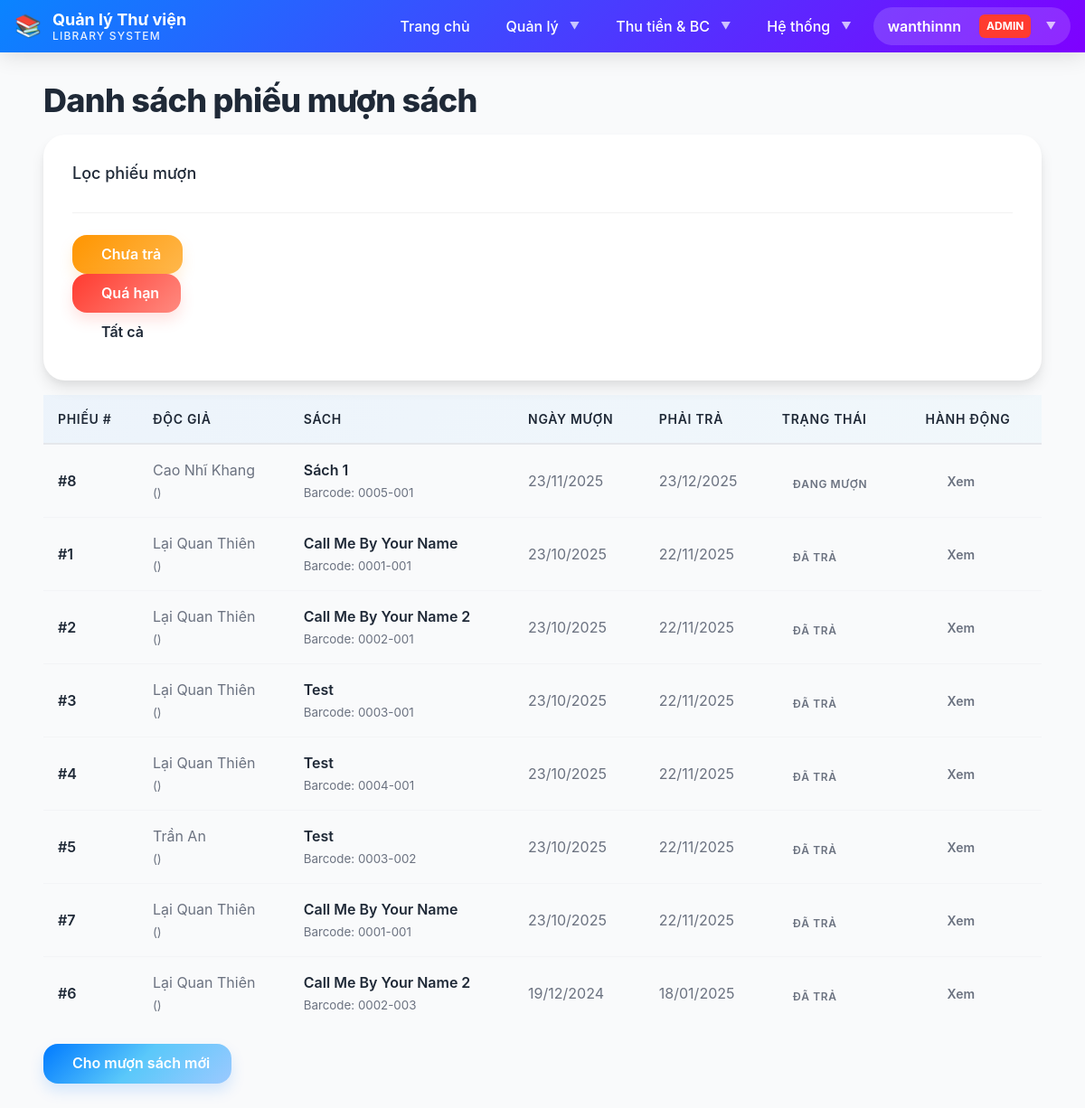
Page /books/borrow/?status=all (signed in) on the committed database.
### LibraryApp/models.py (models this page shows, shortened)
class BorrowReturnReceipt(models.Model):
    reader = models.ForeignKey(
        Reader,
        on_delete=models.PROTECT,
        related_name='borrow_receipts',
        verbose_name='Độc giả'
    )
    book_item = models.ForeignKey(
        BookItem,
        on_delete=models.PROTECT,
        related_name='borrow_receipts',
        verbose_name='Cuốn sách'
    )
    borrow_date = models.DateTimeField(
        default=timezone.now,
        verbose_name='Ngày mượn'
    )
    due_date = models.DateTimeField(
        verbose_name='Ngày phải trả'
    )
    return_date = models.DateTimeField(
        null=True,
        blank=True,
        verbose_name='Ngày thực trả'
    )
    fine_amount = models.IntegerField(
        default=0,
        validators=[MinValueValidator(0)],
        verbose_name='Tiền phạt trả trễ'
    )
    notes = models.TextField(
        blank=True,
        verbose_name='Ghi chú'
    )
    created_at = models.DateTimeField(auto_now_add=True, verbose_name='Ngày tạo')
    updated_at = models.DateTimeField(auto_now=True, verbose_name='Ngày cập nhật')
    class Meta:
        db_table = 'borrow_return_receipt'
        verbose_name = 'Phiếu mượn/trả sách'
        verbose_name_plural = 'Phiếu mượn/trả sách'
        ordering = ['-borrow_date']
        indexes = [
            models.Index(fields=['reader']),
            models.Index(fields=['book_item']),
            models.Index(fields=['-borrow_date']),
            models.Index(fields=['return_date']),
        ]
    @property
    def is_returned(self):
        return self.return_date is not None
    @property
    def is_overdue(self):
        if self.is_returned:
            return self.return_date > self.due_date
        return timezone.now() > self.due_date

class Reader(models.Model):
    reader_name = models.CharField(
        max_length=255,
        verbose_name='Tên độc giả'
    )
    reader_type = models.ForeignKey(
        ReaderType,
        on_delete=models.PROTECT,
        verbose_name='Loại độc giả',
        related_name='readers'
    )
    date_of_birth = models.DateField(
        verbose_name='Ngày sinh'
    )
    address = models.TextField(
        verbose_name='Địa chỉ'
    )
    email = models.EmailField(
        verbose_name='Email',
        unique=True
    )
    phone_number = models.CharField(
        max_length=15,
        verbose_name='Số điện thoại',
        blank=True,
        null=True
    )
    card_creation_date = models.DateTimeField(
        verbose_name='Ngày lập thẻ',
        default=timezone.now
    )
    expiration_date = models.DateTimeField(
        verbose_name='Ngày hết hạn thẻ'
    )
    total_debt = models.PositiveIntegerField(
        verbose_name='Tổng nợ (VNĐ)',
        default=0,
        validators=[MinValueValidator(0)]
    )
    is_active = models.BooleanField(
        verbose_name='Đang hoạt động',
        default=True
    )
    created_at = models.DateTimeField(auto_now_add=True)
    updated_at = models.DateTimeField(auto_now=True)
    class Meta:
        db_table = 'reader'
        verbose_name = 'Độc giả'
        verbose_name_plural = 'Độc giả'
        ordering = ['-card_creation_date']
        indexes = [
            models.Index(fields=['email']),
            models.Index(fields=['reader_type']),
            models.Index(fields=['is_active']),
        ]

class BookItem(models.Model):
    book = models.ForeignKey(
        Book,
        on_delete=models.PROTECT,
        verbose_name='Sách',
        related_name='book_items'
    )
    is_borrowed = models.BooleanField(
        verbose_name='Đang được mượn',
        default=False
    )
    barcode = models.CharField(
        max_length=50,
        verbose_name='Mã vạch',
        unique=True,
        blank=True,
        null=True
    )
    notes = models.TextField(
        verbose_name='Ghi chú',
        blank=True,
        null=True
    )
    created_at = models.DateTimeField(auto_now_add=True)
    updated_at = models.DateTimeField(auto_now=True)
    class Meta:
        db_table = 'book_item'
        verbose_name = 'Cuốn sách'
        verbose_name_plural = 'Các cuốn sách'
        ordering = ['book', 'id']
        indexes = [
            models.Index(fields=['book']),
            models.Index(fields=['is_borrowed']),
        ]

class Book(models.Model):
    book_title = models.ForeignKey(
        BookTitle,
        on_delete=models.PROTECT,
        verbose_name='Tựa sách',
        related_name='books'
    )
    quantity = models.PositiveIntegerField(
        verbose_name='Số lượng',
        default=1,
        validators=[MinValueValidator(1)]
    )
    unit_price = models.PositiveIntegerField(
        verbose_name='Đơn giá (VNĐ)',
        validators=[MinValueValidator(0)]
    )
    publish_year = models.PositiveIntegerField(
        verbose_name='Năm xuất bản',
        validators=[MinValueValidator(1900), MaxValueValidator(2100)]
    )
    publisher = models.CharField(
        max_length=255,
        verbose_name='Nhà xuất bản'
    )
    remaining_quantity = models.PositiveIntegerField(
        verbose_name='Số lượng còn lại',
        validators=[MinValueValidator(0)]
    )
    isbn = models.CharField(
        max_length=20,
        verbose_name='ISBN',
        blank=True,
        null=True
    )
    edition = models.CharField(
        max_length=50,
        verbose_name='Phiên bản',
        blank=True,
        null=True
    )
    language = models.CharField(
        max_length=50,
        verbose_name='Ngôn ngữ',
        default='Tiếng Việt'
    )
    created_at = models.DateTimeField(auto_now_add=True)
    updated_at = models.DateTimeField(auto_now=True)
    class Meta:
        db_table = 'book'
        verbose_name = 'Sách'
        verbose_name_plural = 'Sách'
        ordering = ['-publish_year', 'book_title']
        indexes = [
            models.Index(fields=['book_title']),
            models.Index(fields=['publish_year']),
            models.Index(fields=['publisher']),
        ]

class BookTitle(models.Model):
    book_title = models.CharField(
        max_length=500,
        verbose_name='Tên tựa sách'
    )
    category = models.ForeignKey(
        Category,
        on_delete=models.PROTECT,
        verbose_name='Thể loại',
        related_name='book_titles'
    )
    authors = models.ManyToManyField(
        Author,
        through='AuthorDetail',
        verbose_name='Tác giả',
        related_name='book_titles'
    )
    description = models.TextField(
        verbose_name='Mô tả',
        blank=True,
        null=True
    )
    created_at = models.DateTimeField(auto_now_add=True)
    updated_at = models.DateTimeField(auto_now=True)
    class Meta:
        db_table = 'book_title'
        verbose_name = 'Tựa sách'
        verbose_name_plural = 'Tựa sách'
        ordering = ['book_title']
        indexes = [
            models.Index(fields=['category']),
        ]

### LibraryApp/views.py (the view)
# urls.py: path('books/borrow/', views.borrow_book_list_view, name='borrow_book_list'),
@staff_required
def borrow_book_list_view(request):
    from django.db.models import Q
    receipts = BorrowReturnReceipt.objects.filter(return_date__isnull=True).order_by('-borrow_date')
    status = request.GET.get('status', 'unreturned')
    if status == 'all':
        receipts = BorrowReturnReceipt.objects.all().order_by('-borrow_date')
    elif status == 'overdue':
        from django.utils import timezone
        receipts = receipts.filter(due_date__lt=timezone.now())
    reader_id = request.GET.get('reader_id')
    if reader_id:
        receipts = receipts.filter(reader_id=reader_id)
    context = {
        'receipts': receipts,
        'current_status': status,
        'page_title': 'Danh sách phiếu mượn sách'
    }
    return render(request, 'LibraryApp/borrowing/borrow_book_list.html', context)

### templates/LibraryApp/borrowing/borrow_book_list.html (shortened to what this page needs)
{% extends 'base.html' %}
{% block content %}
<div class="container mt-5">
    <div class="row mb-4">
        <div class="col-md-12">
            <h1 class="mb-3">
                 Danh sách phiếu mượn sách
            </h1>
        </div>
    </div>
    <div class="card mb-4">
        <div class="card-header bg-secondary text-white">
            <h5 class="mb-0">Lọc phiếu mượn</h5>
        </div>
        <div class="card-body">
            <div class="row g-3">
                <div class="col-md-4">
                    <a href="{% url 'borrow_book_list' %}?status=unreturned" class="btn btn-warning w-100">
                         Chưa trả
                    </a>
                </div>
                <div class="col-md-4">
                    <a href="{% url 'borrow_book_list' %}?status=overdue" class="btn btn-danger w-100">
                         Quá hạn
                    </a>
                </div>
                <div class="col-md-4">
                    <a href="{% url 'borrow_book_list' %}?status=all" class="btn btn-info w-100">
                         Tất cả
                    </a>
                </div>
            </div>
        </div>
    </div>
    {% if receipts %}
    <div class="table-responsive">
        <table class="table table-hover table-striped">
            <thead class="table-primary">
                <tr>
                    <th>Phiếu #</th>
                    <th>Độc giả</th>
                    <th>Sách</th>
                    <th>Ngày mượn</th>
                    <th>Phải trả</th>
                    <th>Trạng thái</th>
                    <th>Hành động</th>
                </tr>
            </thead>
            <tbody>
                {% for receipt in receipts %}
                <tr>
                    <td><strong>#{{ receipt.id }}</strong></td>
                    <td>
                        {{ receipt.reader.reader_name }}
                        <br>
                        <small class="text-muted">({{ receipt.reader.reader_code }})</small>
                    </td>
                    <td>
                        <strong>{{ receipt.book_item.book.book_title.book_title }}</strong>
                        <br>
                        <small class="text-muted">Barcode: {{ receipt.book_item.barcode }}</small>
                    </td>
                    <td>{{ receipt.borrow_date|date:"d/m/Y" }}</td>
                    <td>
                        {{ receipt.due_date|date:"d/m/Y" }}
                    </td>
                    <td>
                        {% if receipt.is_returned %}
                        <span class="badge bg-success"> ĐÃ TRẢ</span>
                        {% elif receipt.is_overdue %}
                        <span class="badge bg-danger"><i class="fas fa-exclamation-circle"></i> QUÁ HẠN</span>
                        {% else %}
                        <span class="badge bg-warning"> ĐANG MƯỢN</span>
                        {% endif %}
                    </td>
                    <td>
                        <a href="{% url 'borrow_book_detail' receipt.id %}" class="btn btn-info btn-sm">
                             Xem
                        </a>
                    </td>
                </tr>
                {% endfor %}
            </tbody>
        </table>
    </div>
    {% else %}
    <div class="alert alert-info" role="alert">
        <i class="fas fa-info-circle"></i>
        <strong>Không có phiếu mượn nào.</strong>
    </div>
    {% endif %}
    <div class="mt-4">
        <a href="{% url 'borrow_book' %}" class="btn btn-primary">
             Cho mượn sách mới
        </a>
    </div>
</div>
{% endblock %}

### templates/base.html (shortened to what this page needs)
{% load static %}
<!DOCTYPE html>
<html lang="vi">
<head>
    <link rel="stylesheet" href="{% static 'css/main.css' %}">
</head>
<body class="page-wrapper">
    <nav class="navbar">
        <div class="navbar-container">
            <a class="navbar-brand" href="{% url 'home' %}">
                <span class="navbar-logo">📚</span>
                <div class="navbar-title">
                    <span class="navbar-title-main">Quản lý Thư viện</span>
                    <span class="navbar-title-sub">Library System</span>
                </div>
            </a>
            <ul class="navbar-nav" id="navMenu">
                <li class="nav-item">
                    <a class="nav-link" href="{% url 'home' %}">Trang chủ</a>
                </li>
                {% if user.is_authenticated %}
                    <li class="nav-item dropdown">
                        <a class="nav-link dropdown-toggle" href="#">Quản lý</a>
                    </li>
                    <li class="nav-item dropdown">
                        <a class="nav-link dropdown-toggle" href="#">Thu tiền & BC</a>
                    </li>
                    {% if user.is_superuser %}
                    <li class="nav-item dropdown">
                        <a class="nav-link dropdown-toggle" href="#">Hệ thống</a>
                    </li>
                    {% endif %}
                    <li class="nav-item dropdown">
                        <a class="navbar-user dropdown-toggle" href="#">
                            {{ user.username }}
                            {% if user.is_superuser %}
                                <span class="user-badge">Admin</span>
                            {% elif user.is_staff %}
                                <span class="user-badge" style="background: var(--color-info);">Staff</span>
                            {% endif %}
                        </a>
                    </li>
                {% endif %}
            </ul>
        </div>
    </nav>
    <div class="page-content">
        <div class="container">
            {% block content %}
            {% endblock %}
        </div>
    </div>
</body>
</html>

### rows in the picture
BorrowReturnReceipt: id "8", reader.reader_name "Cao Nhĩ Khang", book_item.book.book_title.book_title "Sách 1", book_item.barcode "0005-001", borrow_date "23/11/2025", due_date "23/12/2025", shows "ĐANG MƯỢN"
BorrowReturnReceipt: id "1", reader.reader_name "Lại Quan Thiên", book_item.book.book_title.book_title "Call Me By Your Name", book_item.barcode "0001-001", borrow_date "23/10/2025", due_date "22/11/2025", shows "ĐÃ TRẢ"
BorrowReturnReceipt: id "2", reader.reader_name "Lại Quan Thiên", book_item.book.book_title.book_title "Call Me By Your Name 2", book_item.barcode "0002-001", borrow_date "23/10/2025", due_date "22/11/2025", shows "ĐÃ TRẢ"
BorrowReturnReceipt: id "3", reader.reader_name "Lại Quan Thiên", book_item.book.book_title.book_title "Test", book_item.barcode "0003-001", borrow_date "23/10/2025", due_date "22/11/2025", shows "ĐÃ TRẢ"
BorrowReturnReceipt: id "4", reader.reader_name "Lại Quan Thiên", book_item.book.book_title.book_title "Test", book_item.barcode "0004-001", borrow_date "23/10/2025", due_date "22/11/2025", shows "ĐÃ TRẢ"
BorrowReturnReceipt: id "5", reader.reader_name "Trần An", book_item.book.book_title.book_title "Test", book_item.barcode "0003-002", borrow_date "23/10/2025", due_date "22/11/2025", shows "ĐÃ TRẢ"
BorrowReturnReceipt: id "7", reader.reader_name "Lại Quan Thiên", book_item.book.book_title.book_title "Call Me By Your Name", book_item.barcode "0001-001", borrow_date "23/10/2025", due_date "22/11/2025", shows "ĐÃ TRẢ"
BorrowReturnReceipt: id "6", reader.reader_name "Lại Quan Thiên", book_item.book.book_title.book_title "Call Me By Your Name 2", book_item.barcode "0002-003", borrow_date "19/12/2024", due_date "18/01/2025", shows "ĐÃ TRẢ"

### other values in the picture
{{ user.username }} "wanthinnn"
